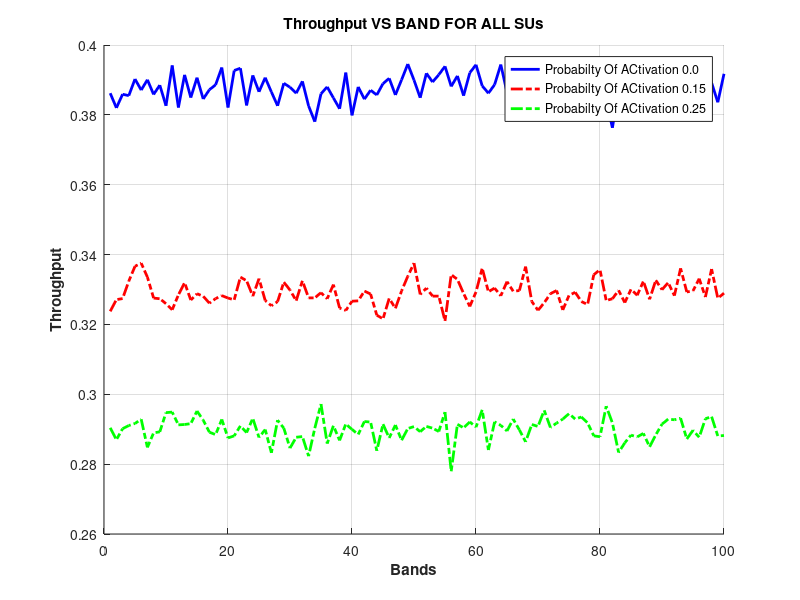
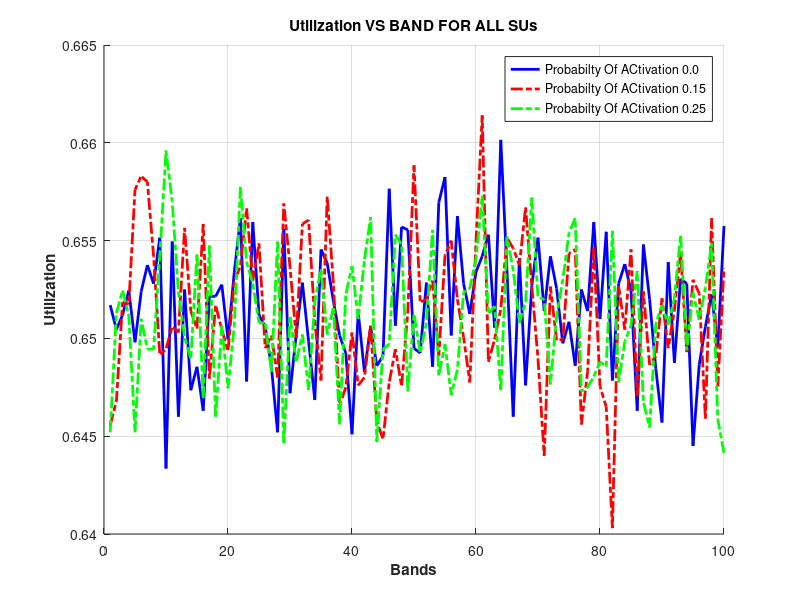
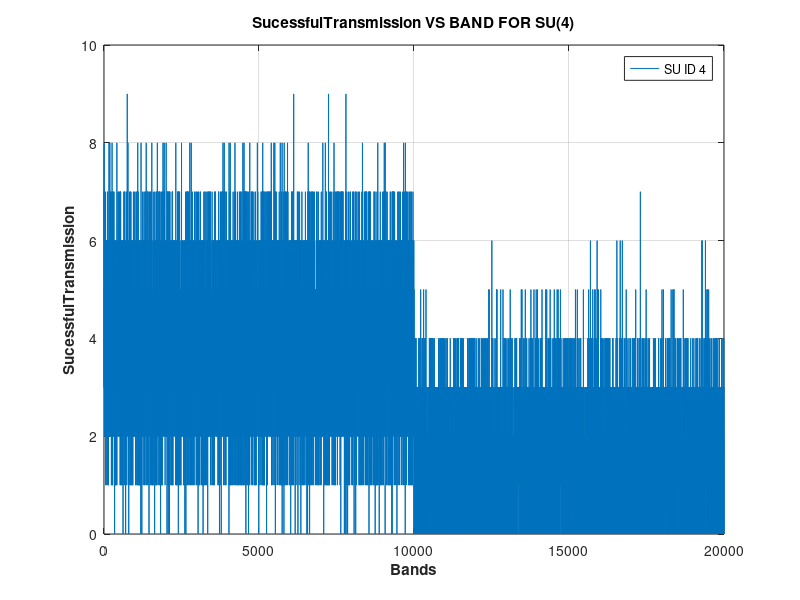
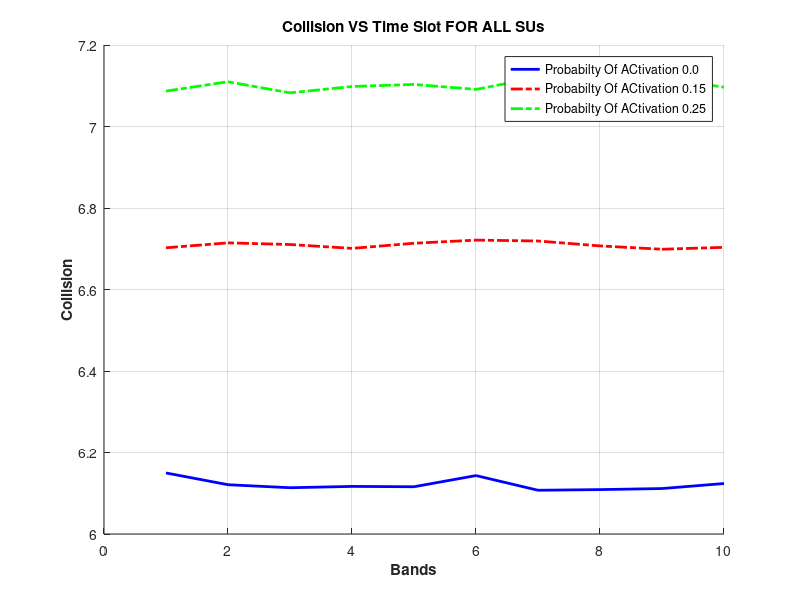

The MATLAB source for these figures, in order: (Note: this script raises an error after producing the figures.)
% Ploting Throughput Results 
%%%%%%%% names of the files that will be imported 
Throughput25 = csvread ('THROUGHPUT_VS_BAND_FOR_ALLSUs_PPU(.25).csv'); 
Throughput15 = csvread ('THROUGHPUT_VS_BAND_FOR_ALLSUs_PPU(.15).csv'); 
Throughput00 = csvread ('THROUGHPUT_VS_BAND_FOR_ALLSUs_PPU(.0).csv'); 


%%%%%%% importing the first colume of each trail to get the graph going on 

x1= Throughput00 (:,1) ;% this is the results from probabilty of 0.0 
y1= Throughput15 (:,1) ;% this is the results from probabilty of 0.15
z1= Throughput25 (:,1) ;% this is the results from probabilty of 0.25

%%%%%%%%%% the Drawing process 
figure(1)
hold on;
plot(x1,'Color','blue','LineWidth',2.0);
plot(y1,'Color','red','linewidth',2.0,'LineStyle','-.');
plot(z1,'Color','green','LineWidth',2.0,'LineStyle','-.');
xlabel('Bands','Fontweight','Bold');
ylabel('Throughput','Fontweight','Bold');
title ('Throughput VS BAND FOR ALL SUs','Fontweight','Bold');
legend ('Probabilty Of ACtivation 0.0 ','Probabilty Of ACtivation 0.15','Probabilty Of ACtivation 0.25 ');
grid on;
hold off;
%%%%%%%%%%%%%%%%%%%%%%%%%%%%%%%%%%%%%%%%%%%%%%%%%%%%%%%%%%%%%%%%%%%%%%%%%%%%%%%%%%%%%%%%%%
%%%%%%%%%%%%%%%%%%%%%%%%%%%%%%%%%%%%%%%%%%%%%%%%%%%%%%%%%%%%%%%%%%%%%%%%%%%%%%%%%%%%%%%%%%
%%%%%%%%%%%%%%%%%%%%%%%%%%%%%%%%%%%%%%%%%%%%%%%%%%%%%%%%%%%%%%%%%%%%%%%%%%%%%%%%%%%%%%%%%%

% Ploting Utilization Results 
%%%%%%%% names of the files that will be imported 
Utilization25 = csvread ('Utilization_VS_BAND_FOR_ALLSUs_PPU(.25).csv'); 
Utilization15 = csvread ('Utilization_VS_BAND_FOR_ALLSUs_PPU(.15).csv'); 
Utilization00 = csvread ('Utilization_VS_BAND_FOR_ALLSUs_PPU(.0).csv'); 


%%%%%%% importing the first colume of each trail to get the graph going on 

x2= Utilization00 (:,1); % this is the results from probabilty of 0.0 
y2= Utilization15 (:,1) ;% this is the results from probabilty of 0.15
z2= Utilization25 (:,1) ;% this is the results from probabilty of 0.25

%%%%%%%%%% the Drawing process 
figure(2)
hold on;
plot(x2,'Color','blue','LineWidth',2.0);
plot(y2,'Color','red','linewidth',2.0,'LineStyle','-.');
plot(z2,'Color','green','LineWidth',2.0,'LineStyle','-.');
xlabel('Bands','Fontweight','Bold');
ylabel('Utilization','Fontweight','Bold');
title ('Utilization VS BAND FOR ALL SUs','Fontweight','Bold');
legend ('Probabilty Of ACtivation 0.0 ','Probabilty Of ACtivation 0.15','Probabilty Of ACtivation 0.25 ');
grid on;
hold off;
%%%%%%%%%%%%%%%%%%%%%%%%%%%%%%%%%%%%%%%%%%%%%%%%%%%%%%%%%%%%%%%%%%%%%%%%%%%%%%%%%%%%%%%%%%
%%%%%%%%%%%%%%%%%%%%%%%%%%%%%%%%%%%%%%%%%%%%%%%%%%%%%%%%%%%%%%%%%%%%%%%%%%%%%%%%%%%%%%%%%%
%%%%%%%%%%%%%%%%%%%%%%%%%%%%%%%%%%%%%%%%%%%%%%%%%%%%%%%%%%%%%%%%%%%%%%%%%%%%%%%%%%%%%%%%%%

%%%%%%%%%%%%%%%%%%%%%%%%%%%%%%%%%%%%%%%%%%%%%%%%%%%%%%%%%%%%%%%%%%%%%%%%%%%%%%%%%%%%%%%%%%
%%%%%%%%%%%%%%%%%%%%%%%%%%%%%%%%%%%%%%%%%%%%%%%%%%%%%%%%%%%%%%%%%%%%%%%%%%%%%%%%%%%%%%%%%%
% %%%%%%%%%%%%%%%%%%%%%%%%%%%%%%%%%%%%%%%%%%%%%%%%%%%%%%%%%%%%%%%%%%%%%%%%%%%%%%%%%%%%%%%%

% Ploting SU Collisions Results 
%%%%%%%% names of the files that will be imported 
Collision25 = csvread ('Collision_VS_SUID_FOR_ALLBANDs_PPU(.25).csv'); 
Collision15 = csvread ('Collision_VS_SUID_FOR_ALLBANDs_PPU(.15).csv'); 
Collision00 = csvread ('Collision_VS_SUID_FOR_ALLBANDs_PPU(.0).csv'); 


%%%%%%% importing the first colume of each trail to get the graph going on 

x4= Collision00 (:,1) ;% this is the results from probabilty of 0.0 
y4= Collision15 (:,1) ;% this is the results from probabilty of 0.15
z4= Collision25 (:,1); % this is the results from probabilty of 0.25

%%%%%%%%%% the Drawing process 
figure(4)
hold on;
plot(x4,'Color','blue','LineWidth',2.0);
plot(y4,'Color','red','linewidth',2.0,'LineStyle','-.');
plot(z4,'Color','green','LineWidth',2.0,'LineStyle','-.');
xlabel('Bands','Fontweight','Bold');
ylabel('Collision','Fontweight','Bold');
title ('Collision VS Time Slot FOR ALL SUs','Fontweight','Bold');
legend ('Probabilty Of ACtivation 0.0 ','Probabilty Of ACtivation 0.15','Probabilty Of ACtivation 0.25 ');
grid on;
hold off;

% Ploting False alaram for all SUs  VS Time  Results 
%%%%%%%% names of the files that will be imported 

SUFA25 = csvread ('PFA_VS_SUID_FOR_ALLBANDs_PPU(.25).csv'); 
SUFA15 = csvread ('PFA_VS_SUID_FOR_ALLBANDs_PPU(.15).csv'); 
SUFA00 = csvread ('PFA_VS_SUID_FOR_ALLBANDs_PPU(.0).csv'); 


%%%%%%% importing the first colume of each trail to get the graph going on 

x7= SUFA00 (:,1); % this is the results from probabilty of 0.0 
y7= SUFA15 (:,1); % this is the results from probabilty of 0.15
z7= SUFA25 (:,1); % this is the results from probabilty of 0.25

%%%%%%%%%% the Drawing process 
figure(7)
hold on;
plot(x7,'Color','blue','LineWidth',2.0);
plot(y7,'Color','red','linewidth',2.0,'LineStyle','-.');
plot(z7,'Color','green','LineWidth',2.0,'LineStyle','-.');
xlabel('Time SLOT','Fontweight','Bold');
ylabel('SU False Alarms Avereged Over Time Slots','Fontweight','Bold');
title ('SU False Alarms Avereged Over Time Slots For Each SU','Fontweight','Bold');
legend ('Probabilty Of ACtivation 0.0 ','Probabilty Of ACtivation 0.15','Probabilty Of ACtivation 0.25 ');
grid on;
hold off;

%%%%%%%%%%%%%%%%%%%%%%%%%%%%%%%%%%%%%%%%%%%%%%%%%%%%%%%%%%%%%%%%%%%%%%%%%%%%%%%%%%%%%%%%%
%%%%%%%%%%%%%%%%%%%%%%%%%%%%%%%%%%%%%%%%%%%%%%%%%%%%%%%%%%%%%%%%%%%%%%%%%%%%%%%%%%%%%%%%%%
%%%%%%%%%%%%%%%%%%%%%%%%%%%%%%%%%%%%%%%%%%%%%%%%%%%%%%%%%%%%%%%%%%%%%%%%%%%%%%%%%%%%%%%%%%

%%%%%%%%%%%%%%%%%%%%%%%%%%%%%%%%%%%%%%%%%%%%%%%%%%%%%%%%%%%%%%%%%%%%%%%%%%%%%%%%%%%%%%%%%%
%%%%%%%%%%%%%%%%%%%%%%%%%%%%%%%%%%%%%%%%%%%%%%%%%%%%%%%%%%%%%%%%%%%%%%%%%%%%%%%%%%%%%%%%%%
%%%%%%%%%%%%%%%%%%%%%%%%%%%%%%%%%%%%%%%%%%%%%%%%%%%%%%%%%%%%%%%%%%%%%%%%%%%%%%%%%%%%%%%%%%


% Ploting Miss-Detecction for all SUs  VS Time  Results 
%%%%%%%% names of the files that will be imported 

SUMD25 = csvread ('PMD_VS_SUID_FOR_ALLBANDs_PPU(.25).csv'); 
SUMD15 = csvread ('PMD_VS_SUID_FOR_ALLBANDs_PPU(.15).csv'); 
SUMD00 = csvread ('PMD_VS_SUID_FOR_ALLBANDs_PPU(.0).csv'); 


%%%%%%% importing the first colume of each trail to get the graph going on 

x8= SUMD00 (:,1); % this is the results from probabilty of 0.0 
y8= SUMD15 (:,1) ;% this is the results from probabilty of 0.15
z8= SUMD25 (:,1) ;% this is the results from probabilty of 0.25

%%%%%%%%%% the Drawing process
figure (8)
hold on;
plot(x8,'Color','blue','LineWidth',2.0);
plot(y8,'Color','red','linewidth',2.0,'LineStyle','-.');
plot(z8,'Color','green','LineWidth',2.0,'LineStyle','-.');
xlabel('Time slot','Fontweight','Bold');
ylabel('SU Miss detection Avereged Over Time Slots','Fontweight','Bold');
title ('SU Miss Detection Avereged Over Time Slots For Each SU','Fontweight','Bold');
legend ('Probabilty Of ACtivation 0.0 ','Probabilty Of ACtivation 0.15','Probabilty Of ACtivation 0.25 ');
grid on;
hold off;

%%%%%%%%%%%%%%%%%%%%%%%%%%%%%%%%%%%%%%%%%%%%%%%%%%%%%%%%%%%%%%%%%%%%%%%%%%%%%%%%%%%%%%%%%
%%%%%%%%%%%%%%%%%%%%%%%%%%%%%%%%%%%%%%%%%%%%%%%%%%%%%%%%%%%%%%%%%%%%%%%%%%%%%%%%%%%%%%%%%%
%%%%%%%%%%%%%%%%%%%%%%%%%%%%%%%%%%%%%%%%%%%%%%%%%%%%%%%%%%%%%%%%%%%%%%%%%%%%%%%%%%%%%%%%%%

%%%%%%%%%%%%%%%%%%%%%%%%%%%%%%%%%%%%%%%%%%%%%%%%%%%%%%%%%%%%%%%%%%%%%%%%%%%%%%%%%%%%%%%%%%
%%%%%%%%%%%%%%%%%%%%%%%%%%%%%%%%%%%%%%%%%%%%%%%%%%%%%%%%%%%%%%%%%%%%%%%%%%%%%%%%%%%%%%%%%%
%%%%%%%%%%%%%%%%%%%%%%%%%%%%%%%%%%%%%%%%%%%%%%%%%%%%%%%%%%%%%%%%%%%%%%%%%%%%%%%%%%%%%%%%%%

% Ploting Sucessful SU4  VS Time  Results 
%%%%%%%% names of the files that will be imported 

SucessfulTransmission00 = csvread ('Successful_VS_Time_FOR_SU(4)_Deterministic.csv'); 


%%%%%%% importing the first colume of each trail to get the graph going on 

x3= SucessfulTransmission00 (:,1) ;% this is the results from probabilty of 0.0 
%%%%%%%%%% the Drawing process
figure(3)
plot(x3);
xlabel('Bands','Fontweight','Bold');
ylabel('SucessfulTransmission','Fontweight','Bold');
title ('SucessfulTransmission VS BAND FOR SU(4)','Fontweight','Bold');
legend ('SU ID 4');
grid on;


%%%%%%%%%%%%%%%%%%%%%%%%%%%%%%%%%%%%%%%%%%%%%%%%%%%%%%%%%%%%%%%%%%%%%%%%%%%%%%%%%%%%%%%%%
%%%%%%%%%%%%%%%%%%%%%%%%%%%%%%%%%%%%%%%%%%%%%%%%%%%%%%%%%%%%%%%%%%%%%%%%%%%%%%%%%%%%%%%%%%
%%%%%%%%%%%%%%%%%%%%%%%%%%%%%%%%%%%%%%%%%%%%%%%%%%%%%%%%%%%%%%%%%%%%%%%%%%%%%%%%%%%%%%%%%%
% Ploting SU sucessful transmission  Results 
%%%%%%%% names of the files that will be imported 

SucessfulTransmission25 = csvread ('SuccessfulTransmission_VS_BAND_FOR_ALLSUs_PPU(.25).csv'); 
SucessfulTransmission15 = csvread ('SuccessfulTransmission_VS_BAND_FOR_ALLSUs_PPU(.15).csv'); 
SucessfulTransmission00 = csvread ('SuccessfulTransmission_VS_BAND_FOR_ALLSUs_PPU(.0).csv'); 


%%%%%%% importing the first colume of each trail to get the graph going on 

x3= SucessfulTransmission00 (:,1) ;% this is the results from probabilty of 0.0 
y3= SucessfulTransmission15 (:,1) ;% this is the results from probabilty of 0.15
z3= SucessfulTransmission25 (:,1) ;% this is the results from probabilty of 0.25

%%%%%%%%%% the Drawing process
figure(10)
hold on;
plot(x3,'Color','blue','LineWidth',2.0);
plot(y3,'Color','red','linewidth',2.0,'LineStyle','-.');
plot(z3,'Color','green','LineWidth',2.0,'LineStyle','-.');
xlabel('Bands','Fontweight','Bold');
ylabel('SucessfulTransmission','Fontweight','Bold');
title ('SucessfulTransmission VS BAND FOR ALL SUs','Fontweight','Bold');
legend ('Probabilty Of ACtivation 0.0 ','Probabilty Of ACtivation 0.15','Probabilty Of ACtivation 0.25 ');
grid on;
hold off;
%%%%%%%%%%%%%%%%%%%%%%%%%%%%%%%%%%%%%%%%%%%%%%%%%%%%%%%%%%%%%%%%%%%%%%%%%%%%%%%%%%%%%%%%%%
%%%%%%%%%%%%%%%%%%%%%%%%%%%%%%%%%%%%%%%%%%%%%%%%%%%%%%%%%%%%%%%%%%%%%%%%%%%%%%%%%%%%%%%%%%
%%%%%%%%%%%%%%%%%%%%%%%%%%%%%%%%%%%%%%%%%%%%%%%%%%%%%%%%%%%%%%%%%%%%%%%%%%%%%%%%%%%%%%%%%%


% Ploting PU Interferance Ratio Results 
%%%%%%%% names of the files that will be imported 
PUinterferance25 = csvread ('PU_Interference_ratio(.25).csv'); 
PUinterferance15 = csvread ('PU_Interference_ratio(.15).csv'); 
PUinterferance00 = csvread ('PU_Interference_ratio(.0).csv'); 


%%%%%%% importing the first colume of each trail to get the graph going on 

x5= PUinterferance00 (:,1); % this is the results from probabilty of 0.0 
y5= PUinterferance15 (:,1) ;% this is the results from probabilty of 0.15
z5= PUinterferance25 (:,1) ;% this is the results from probabilty of 0.25

%%%%%%%%%% the Drawing process
figure(5)
hold on;
plot(x5,'Color','blue','LineWidth',2.0);
plot(y5,'Color','red','linewidth',2.0,'LineStyle','-.');
plot(z5,'Color','green','LineWidth',2.0,'LineStyle','-.');
xlabel('Bands','Fontweight','Bold');
ylabel('PUinterferance','Fontweight','Bold');
title ('PUinterferance VS BAND FOR ALL PUs','Fontweight','Bold');
legend ('Probabilty Of ACtivation 0.0 ','Probabilty Of ACtivation 0.15','Probabilty Of ACtivation 0.25 ');
grid on;


%%%%%%%%%%%%%%%%%%%%%%%%%%%%%%%%%%%%%%%%%%%%%%%%%%%%%%%%%%%%%%%%%%%%%%%%%%%%%%%%%%%%%%%%%
%%%%%%%%%%%%%%%%%%%%%%%%%%%%%%%%%%%%%%%%%%%%%%%%%%%%%%%%%%%%%%%%%%%%%%%%%%%%%%%%%%%%%%%%%%
%%%%%%%%%%%%%%%%%%%%%%%%%%%%%%%%%%%%%%%%%%%%%%%%%%%%%%%%%%%%%%%%%%%%%%%%%%%%%%%%%%%%%%%%%%

%%%%%%%%%%%%%%%%%%%%%%%%%%%%%%%%%%%%%%%%%%%%%%%%%%%%%%%%%%%%%%%%%%%%%%%%%%%%%%%%%%%%%%%%%%
%%%%%%%%%%%%%%%%%%%%%%%%%%%%%%%%%%%%%%%%%%%%%%%%%%%%%%%%%%%%%%%%%%%%%%%%%%%%%%%%%%%%%%%%%%
%%%%%%%%%%%%%%%%%%%%%%%%%%%%%%%%%%%%%%%%%%%%%%%%%%%%%%%%%%%%%%%%%%%%%%%%%%%%%%%%%%%%%%%%%%



%%%%%%%%%%%%%%%%%%%%%%%%%%%%%%%%%%%%%%%%%%%%%%%%%%%%%%%%%%%%%%%%%%%%%%%%%%%%%%%%%%%%%%%%%
%%%%%%%%%%%%%%%%%%%%%%%%%%%%%%%%%%%%%%%%%%%%%%%%%%%%%%%%%%%%%%%%%%%%%%%%%%%%%%%%%%%%%%%%%%
%%%%%%%%%%%%%%%%%%%%%%%%%%%%%%%%%%%%%%%%%%%%%%%%%%%%%%%%%%%%%%%%%%%%%%%%%%%%%%%%%%%%%%%%%%

%%%%%%%%%%%%%%%%%%%%%%%%%%%%%%%%%%%%%%%%%%%%%%%%%%%%%%%%%%%%%%%%%%%%%%%%%%%%%%%%%%%%%%%%%%
%%%%%%%%%%%%%%%%%%%%%%%%%%%%%%%%%%%%%%%%%%%%%%%%%%%%%%%%%%%%%%%%%%%%%%%%%%%%%%%%%%%%%%%%%%
%%%%%%%%%%%%%%%%%%%%%%%%%%%%%%%%%%%%%%%%%%%%%%%%%%%%%%%%%%%%%%%%%%%%%%%%%%%%%%%%%%%%%%%%%%

% Ploting Changing The Load VS Bands Taken For SUs for all SUs  VS Time  Results 
%%%%%%%% names of the files that will be imported 

NOOFSU5 = csvread ('NUMBER_0F_SU5.csv'); 
NOOFSU8 = csvread ('NUMBER_0F_SU8.csv'); 
NOOFSU10 = csvread ('NUMBER_0F_SU10.csv'); 
NOOFSU12 = csvread ('NUMBER_0F_SU12.csv'); 
NOOFSU15 = csvread ('NUMBER_0F_SU15.csv'); 


%%%%%%% importing the first colume of each trail to get the graph going on 

x9= NOOFSU5 (:,1); % this is the results from having 5 SU 
y9= NOOFSU8 (:,1); % this is the results from having 8 SU 
z9= NOOFSU10 (:,1); % this is the results from having 10 SU
H9= NOOFSU12 (:,1); % this is the results from having 12 SU 
G9= NOOFSU15 (:,1); % this is the results from having 15 SU 

%%%%%%%%%% the Drawing process 
figure(9)
hold on;
plot(x9,'Color','blue','LineWidth',2.0);
plot(y9,'Color','red','linewidth',2.0,'LineStyle','-.');
plot(z9,'Color','green','LineWidth',2.0,'LineStyle','-.');
plot(H9,'Color','black','LineWidth',2.0,'LineStyle','-.');
plot(G9,'Color','yellow','LineWidth',2.0,'LineStyle','-.');

xlabel('SU ID','Fontweight','Bold');
ylabel('Average Value of Used Bands for each SU  ','Fontweight','Bold');
title ('Changing The Load VS Bands Taken For SUs for all SUs','Fontweight','Bold');
legend ('Probabilty Of ACtivation 0.0 ','Probabilty Of ACtivation 0.15','Probabilty Of ACtivation 0.25 ');
grid on;
hold off;
